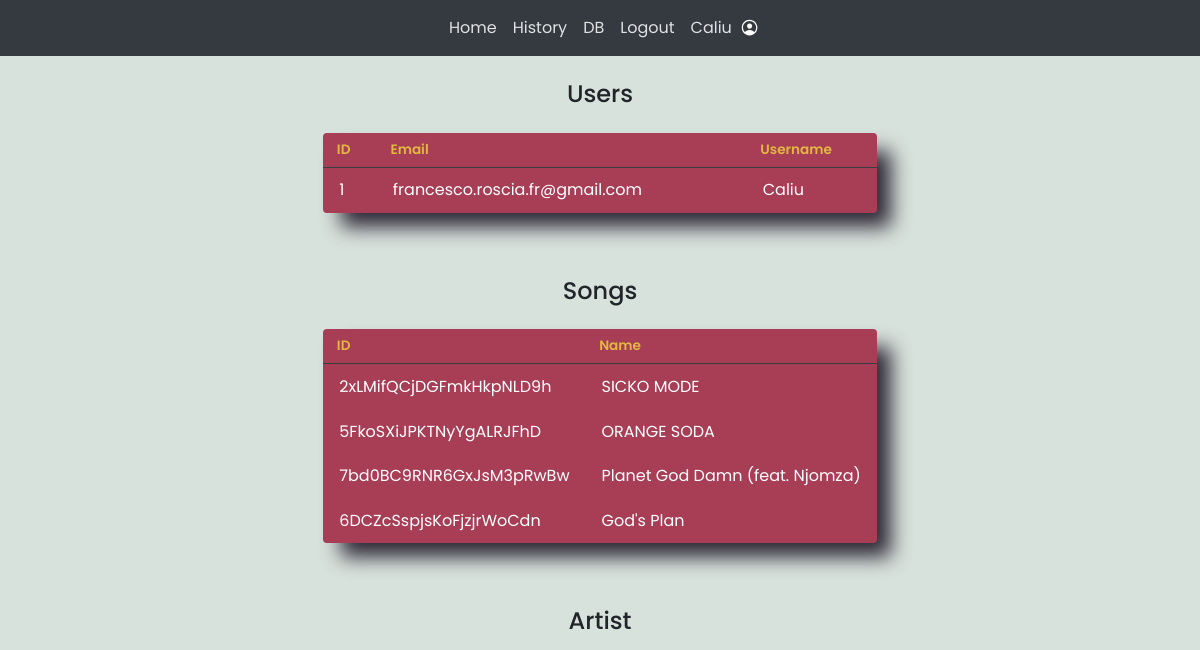
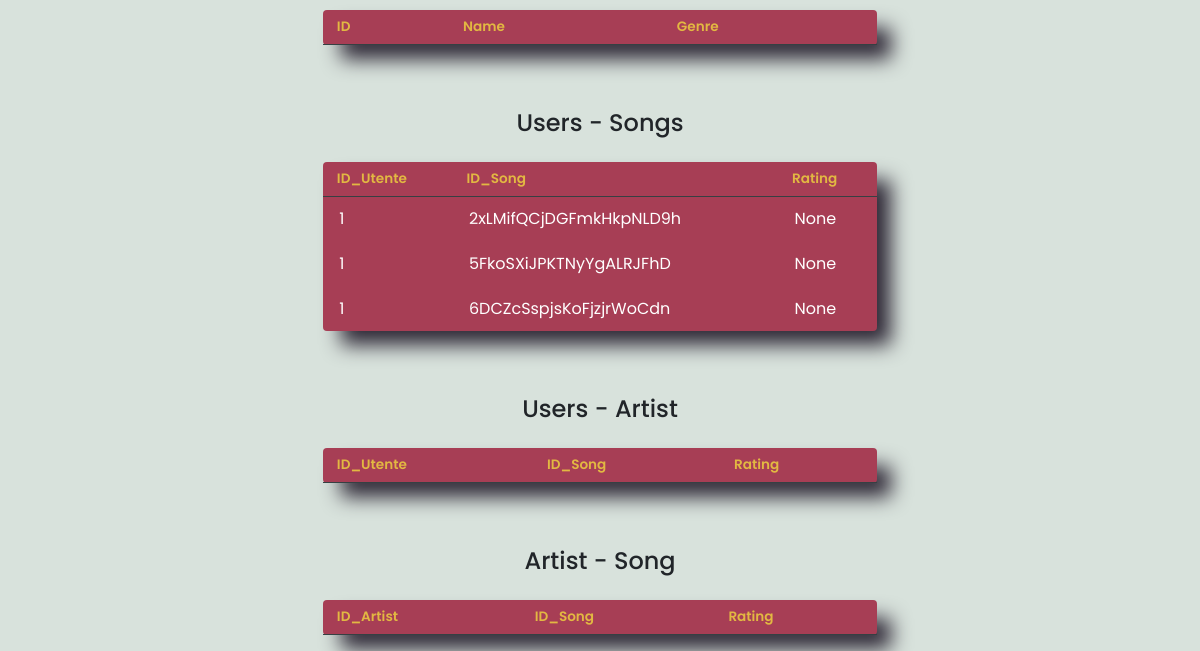
The page /provadb (signed in) on the database as committed earlier (2 pictures, top to bottom).
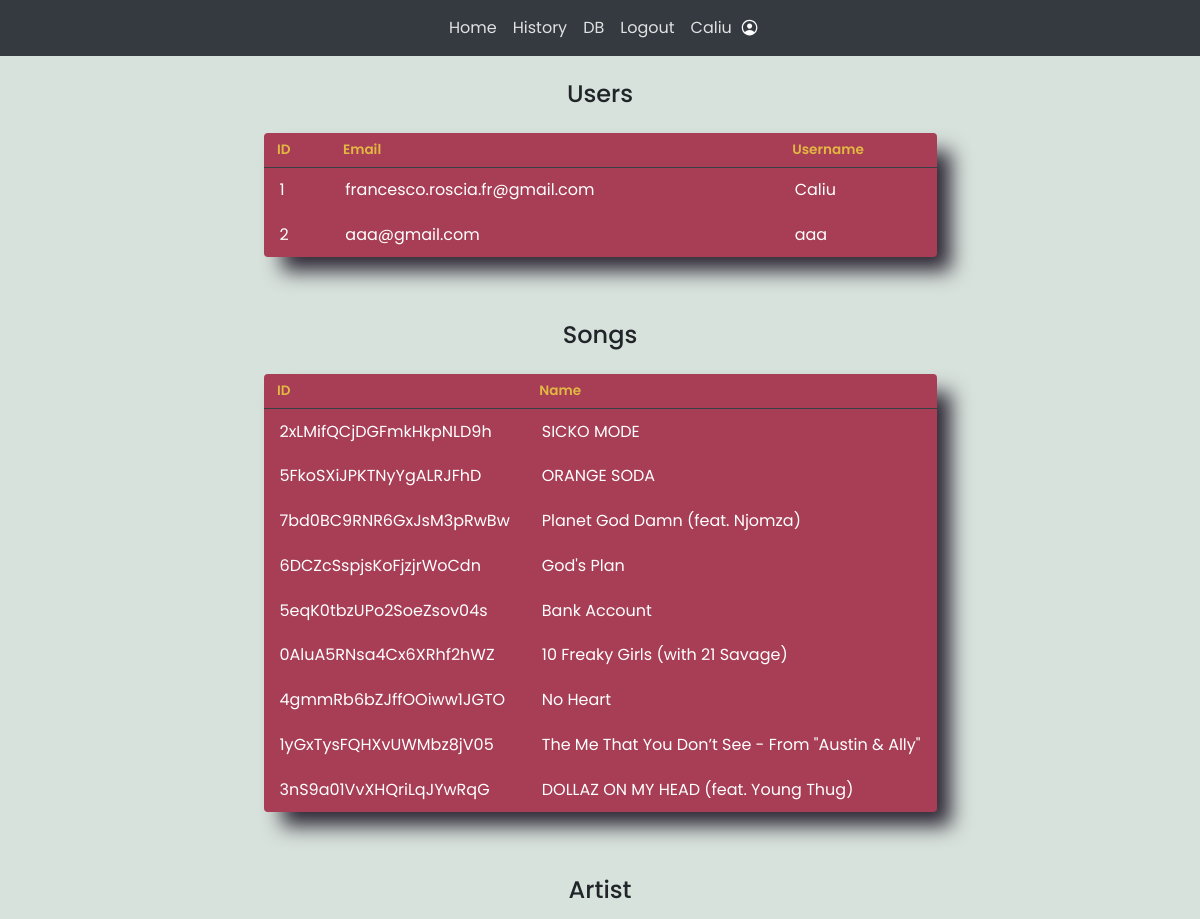
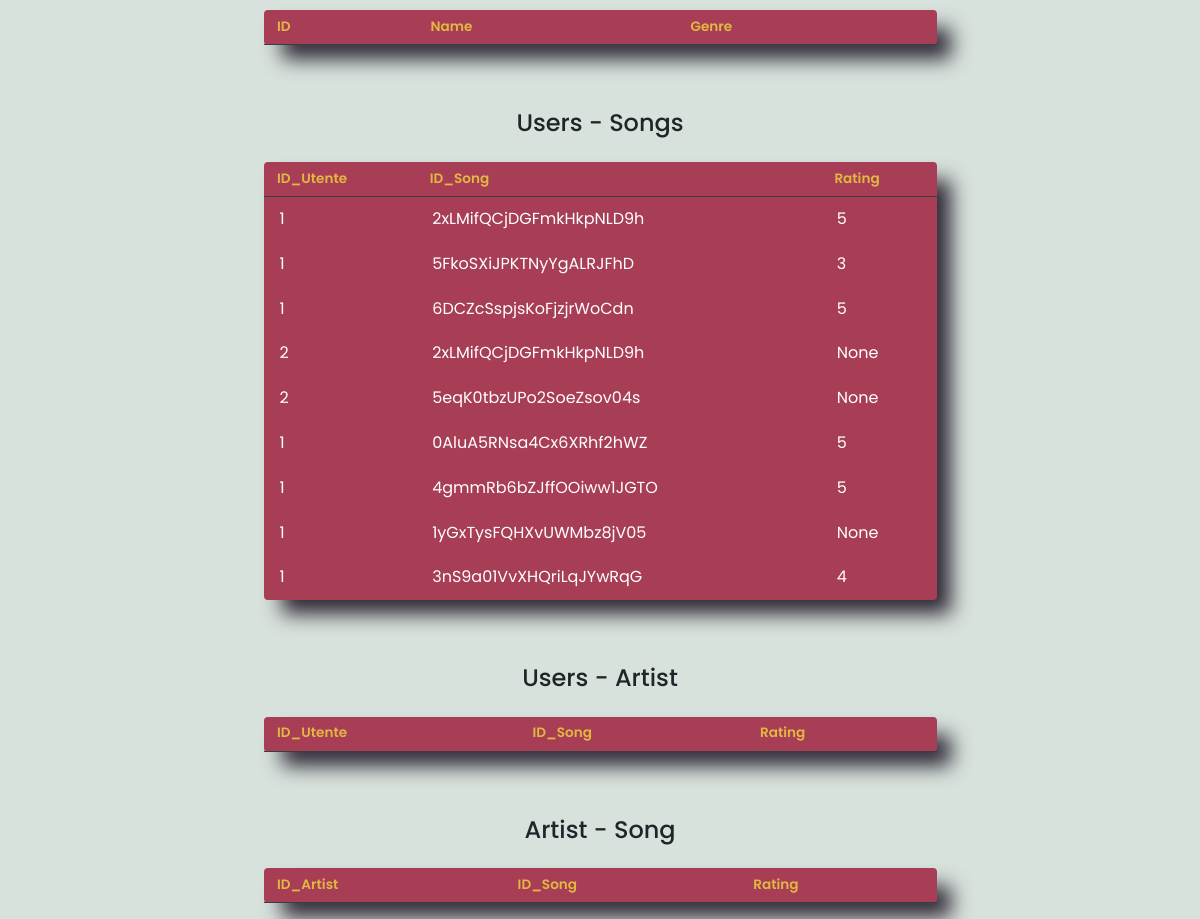
The same page on the database as committed later (2 pictures, top to bottom).
### website/models.py (models this page shows)
class User(db.Model, UserMixin):
    id = db.Column(db.Integer, primary_key=True)
    email = db.Column(db.String(150), unique=True)
    password = db.Column(db.String(150))
    username = db.Column(db.String(150), unique=True)

class Song(db.Model):
    id = db.Column(db.String(150), primary_key=True)
    name = db.Column(db.String(150))

### tables this page shows
CREATE TABLE user_song_rating (
	user_id INTEGER NOT NULL, 
	song_id VARCHAR(150) NOT NULL, 
	rating INTEGER, 
	PRIMARY KEY (user_id, song_id), 
	FOREIGN KEY(user_id) REFERENCES user (id), 
	FOREIGN KEY(song_id) REFERENCES song (id)
);

### website/views.py (the view)
@views.route('/provadb', methods=['GET']) #just for checking the date inside of the DB
def provadb():
    users = User.query.all()
    songs = Song.query.all()
    artists = Artist.query.all()
    user_song = db.session.query(user_song_rating)
    user_artist = db.session.query(user_artist_rating)
    artist_song = db.session.query(song_artist_association_table)
    return render_template("provadb.html.j2", user=current_user, list_user=users, songs = songs, artists=artists, user_song = user_song, user_artist = user_artist, artist_songs=artist_song)

### website/__init__.py (called while the page is built)
def create_app():
    app = Flask(__name__)
    app.config['SECRET_KEY'] = 'chiaveSegretaMaturita'
    app.config['SQLALCHEMY_DATABASE_URI'] = f'sqlite:///{DB_NAME}'
    db.init_app(app)
    from .views import views
    from .auth import auth
    app.register_blueprint(views, url_prefix='/')
    app.register_blueprint(auth, url_prefix='/')
    from .models import User
    with app.app_context():
        db.create_all()
    login_manager = LoginManager()
    login_manager.login_view = 'auth.login'
    login_manager.init_app(app)
    @login_manager.user_loader
    def load_user(id):
        return User.query.get(int(id))
    return app

### website/templates/provadb.html.j2 (shortened to what this page needs)
{% extends "base.html.j2" %}
{% block content %}
{% if user.username == "Caliu" %}
    <br>
    <table>
    <center><h4>Users</h4></center>
    <th>ID</th><th>Email</th><th>Username</th>
    {% for single_user in list_user %}
    <tr><td>{{single_user.id}}</td><td>{{single_user.email}}</td><td>{{single_user.username}}</td></tr>
    {% endfor %}
    </table>
    <br><br>
    <table>
    <center><h4>Songs</h4></center>
    <th>ID</th><th>Name</th>
    {% for song in songs %}
    <tr><td>{{song.id}}</td><td>{{song.name}}</td></tr>
    {% endfor %}
    </table>
    <br><br>
    <table>
    <center><h4>Artist</h4></center>
    <th>ID</th><th>Name</th><th>Genre</th>
    </table>
    <br><br>
    <table>
    <center><h4>Users - Songs</h4></center>
    <th>ID_Utente</th><th>ID_Song</th><th>Rating</th>
    {% for user_rate_song in user_song %}
    <tr><td>{{user_rate_song.user_id}}</td><td>{{user_rate_song.song_id}}</td><td>{{user_rate_song.rating}}</td></tr>
    {% endfor %}
    </table>
    <br><br>
    <table>
    <center><h4>Users - Artist</h4></center>
    <th>ID_Utente</th><th>ID_Song</th><th>Rating</th>
    </table>
    <br><br>
    <table>
    <center><h4>Artist - Song</h4></center>
    <th>ID_Artist</th><th>ID_Song</th><th>Rating</th>
    </table>
{% endif %}
{% endblock %}

### website/templates/base.html.j2 (shortened to what this page needs)
<!DOCTYPE html>
<html lang="en">
<head>
    <link
      rel="stylesheet"
      href="https://stackpath.bootstrapcdn.com/bootstrap/4.4.1/css/bootstrap.min.css"
    />
    <link
      rel="stylesheet"
      href="https://stackpath.bootstrapcdn.com/font-awesome/4.7.0/css/font-awesome.min.css"
    />
</head>
<body>
    <nav class="navbar navbar-expand-lg navbar-dark bg-dark">
        <div class="collapse navbar-collapse" id="navbar">
            <div class="navbar-nav" style="align-items:center">
                {% if user.is_authenticated %}
                <a class="nav-item nav-link" id="home" href="/">Home</a>
                <a class="nav-item nav-link" id="history" href="/history">History</a>
                    {% if user.username == "Caliu" %}
                    <a class="nav-item nav-link" id="db" href="/provadb">DB</a>
                    {% endif %}
                <a class="nav-item nav-link" id="logout" href="/logout">Logout</a>
                <a class="nav-item nav-link" id="profile" href="/profile"> {{ user.username }}</a>
                <ion-icon name="person-circle-outline" id="username-display-icon"></ion-icon>
                {% else %}
                <a class="nav-item nav-link" id="login" href="/login">Login</a>
                <a class="nav-item nav-link" id="signUp" href="/signup">Sign Up</a>
                {% endif %}
            </div>
        </div>
    </nav>
    <div class="container">
        {% block content %}
        {% endblock %}
    </div>
</body>
</html>

### website/templates/provadb.html.j2 (style rules this page uses)
.container { display: grid; justify-content: center; }
*, *:before, *:after { margin: 0; padding: 0; box-sizing: border-box; }
body { background: #D8E2DC; font-family: 'Open Sans', sans-serif; }
table { background: #A73E55; border-radius: 0.25em; border-collapse: collapse; margin: 1em; -webkit-box-shadow: 16px 16px 20px -2px rgba(46,40,54,1); -moz-box-shadow: 16px 16px 20px -2px rgba(46,40,54,1); box-shadow: 16px 16px 20px -2px rgba(46,40,54,1); }
th { border-bottom: 1px solid #364043; color: #E2B842; font-size: 0.85em; font-weight: 600; padding: 0.5em 1em; text-align: left; }
td { color: #fff; font-weight: 400; padding: 0.65em 1em; }

### website/templates/base.html.j2 (style rules this page uses)
* { font-family: 'poppins',sans-serif; }
ion-icon { color: #fff; font-size: 1.2em; top: 33.5%; }
.navbar-collapse { flex-direction: column; }
.nav-item, .nav-link { color: rgb(255 255 255 / 85%) !important; }

Rows that differ between the two databases and show on the page:
added User: id "2", email "aaa@gmail.com", username "aaa"
added Song: id "5eqK0tbzUPo2SoeZsov04s", name "Bank Account"
added Song: id "0AluA5RNsa4Cx6XRhf2hWZ", name "10 Freaky Girls (with 21 Savage)"
added Song: id "4gmmRb6bZJffOOiww1JGTO", name "No Heart"
added Song: id "1yGxTysFQHXvUWMbz8jV05", name "The Me That You Don’t See - From \"Austin & Ally\""
added Song: id "3nS9a01VvXHQriLqJYwRqG", name "DOLLAZ ON MY HEAD (feat. Young Thug)"
changed user_song_rating (number 1 of 9 on the later page): rating "None" → "5"
changed user_song_rating "5FkoSXiJPKTNyYgALRJFhD": rating "None" → "3"
changed user_song_rating "6DCZcSspjsKoFjzjrWoCdn": rating "None" → "5"
added user_song_rating: user_id "2", song_id "2xLMifQCjDGFmkHkpNLD9h", rating "None"
added user_song_rating: user_id "2", song_id "5eqK0tbzUPo2SoeZsov04s", rating "None"
added user_song_rating: user_id "1", song_id "0AluA5RNsa4Cx6XRhf2hWZ", rating "5"
added user_song_rating: user_id "1", song_id "4gmmRb6bZJffOOiww1JGTO", rating "5"
added user_song_rating: user_id "1", song_id "1yGxTysFQHXvUWMbz8jV05", rating "None"
added user_song_rating: user_id "1", song_id "3nS9a01VvXHQriLqJYwRqG", rating "4"
